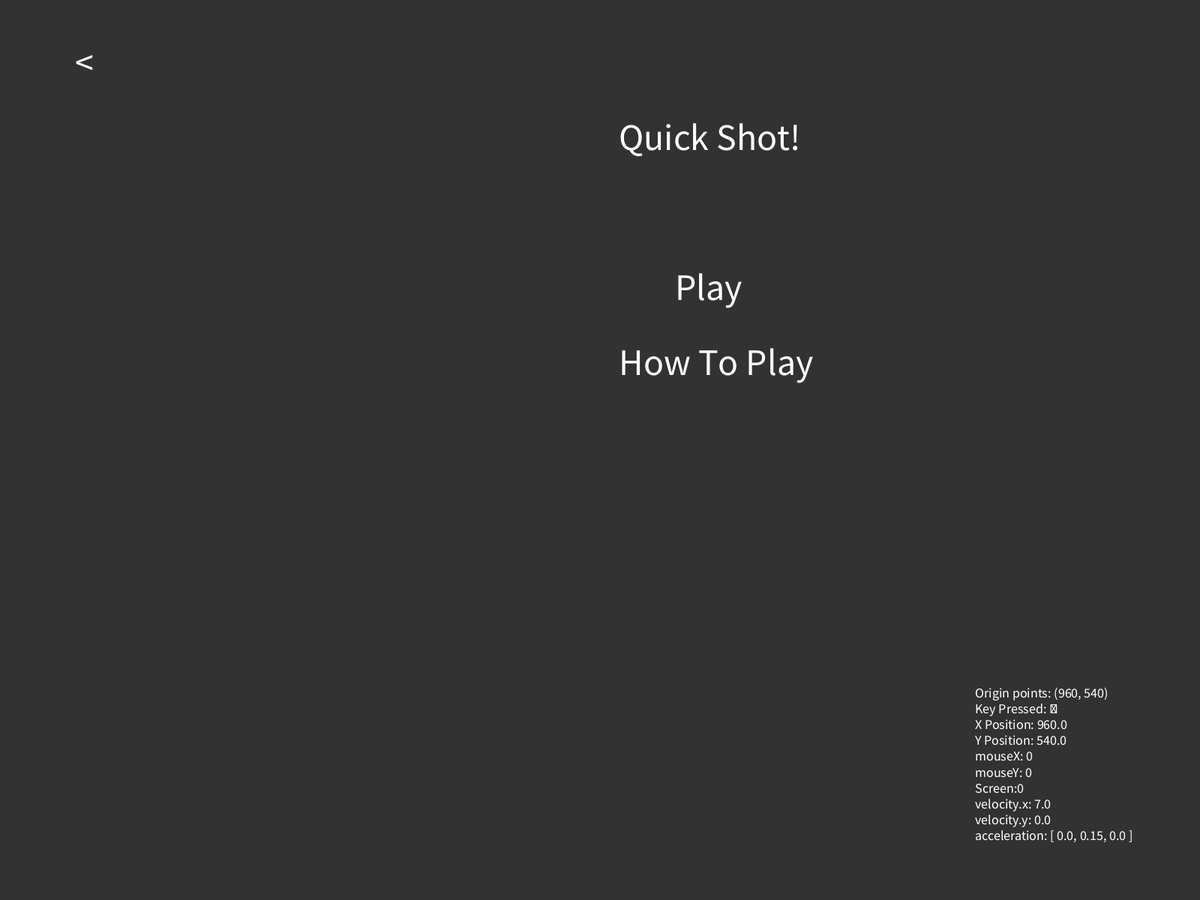
Frame 1 (no input)
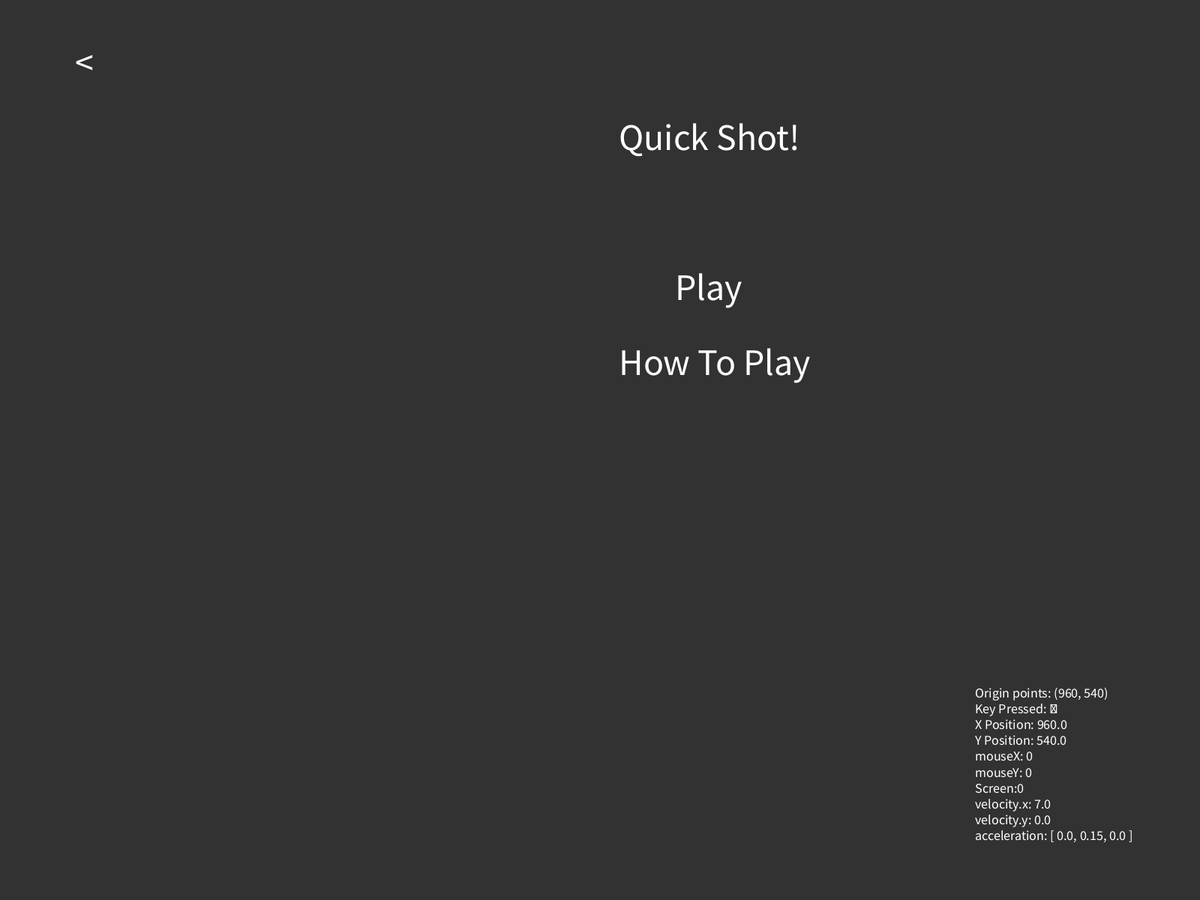
Frame 60 (the mouse pressed at the canvas centre just before this capture)
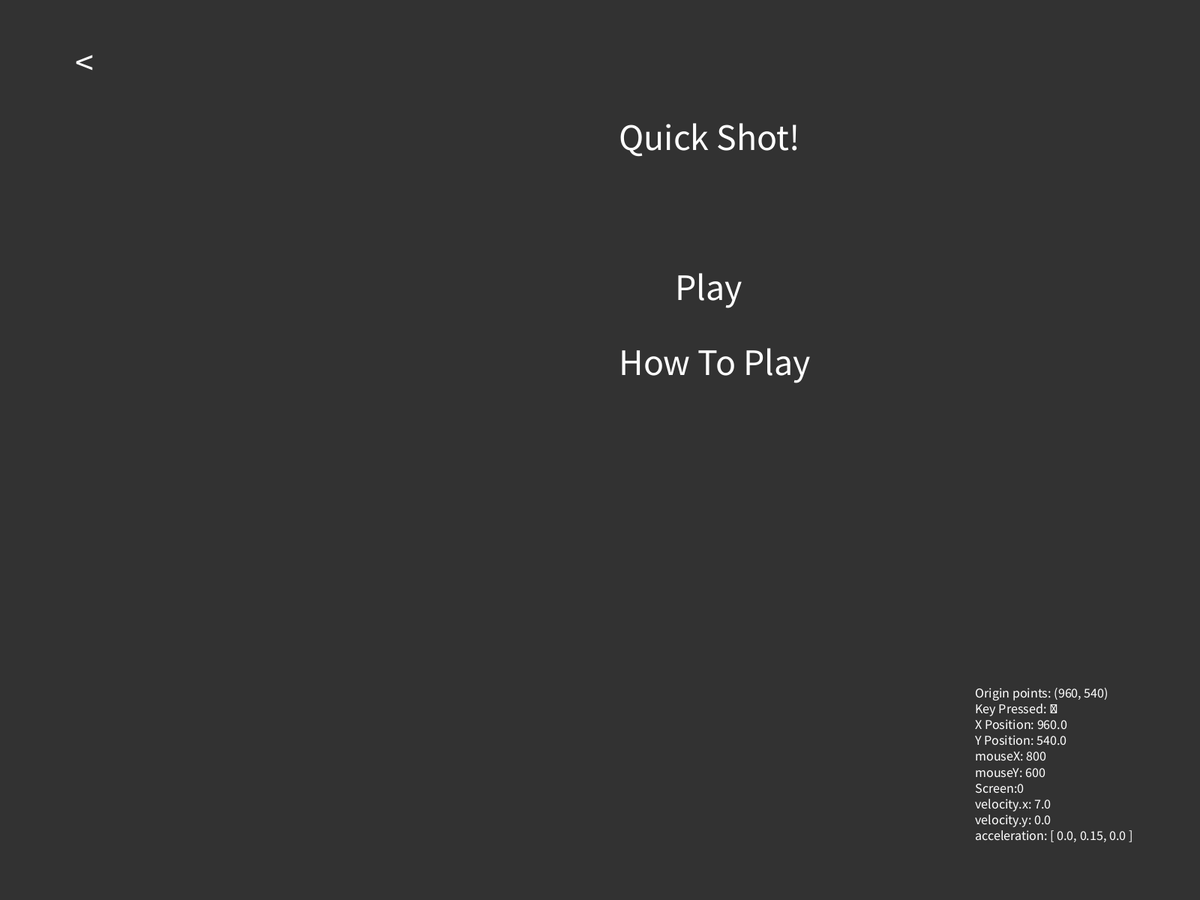
Frame 120 (the mouse held since frame 60 and released just before this capture)

The Processing sketch that drew these frames (run headless with seeded random() and noise(); from frame 60 on, the mouse is pressed at the canvas centre):

// Processing sketch: Shooter
// ── Shooter.pde
/*
screen 0: menu
 screen 1: how to play
 screen 2: game
 */
Game run = new Game();
Pong bonk = new Pong();
int screen = 0;
void setup() {
  fullScreen();
}

void draw() {
  if (screen==0) {
    background(50);
    run.showMenu();
  }
  if (screen==1) {
    background(50);
    run.howPlay();
  }
  if (screen==2) {
    background (50);
    run.showMap();
    run.showChar();
    if (keyPressed) {
      run.keyPressed();
      run.moveChar();
    }
    keyReleased();
    run.gravity();
    run.jump();
    run.climb();
    run.top();
  }
  if (screen == 3) {
    background(0);
    bonk.showBar();
    if (keyPressed) {
      bonk.keyPressed();
    }
    run.mousePressed();
    bonk.showBall();
    bonk.moveBall();
    bonk.blockBall();
    bonk.moveAI();
    bonk.hud();
    //bonk.debug();
  }
  if (mousePressed) {
    run.mousePressed();
  }
  run.hud();
  run.debug();
  //run.showGrid();
}
class Game {
  int originX = 1920/2;
  int originY = 1080/2;
  int charSpeed = 7;
  PVector pLoc = new PVector(originX, originY);
  PVector velocity = new PVector(charSpeed, 0);
  PVector acceleration = new PVector(0, .15);
  boolean up = false;
  boolean right = false;
  boolean down = false;
  boolean left = false;
  boolean fall = false;
  void hud() {
    textSize (50);
    fill(255);
    text("<", 100, 100);
  }
  void showMenu() {
    textSize(50);
    text ("Quick Shot!", 825, 200);
    text("Play", 900, 400);
    text("How To Play", 825, 500);
  }
  void howPlay() {
    textSize(50);
    text("Quick Shot!", 825, 100);
    text("How To Play", 825, 200);
    text("W: jump\nA: left\nS: climb down\nD: right", 800, 400);
  }
  void mousePressed() {
    if (screen==0) {
      if (mouseX>825 && mouseX<1075 && mouseY<500 && mouseY>460 ) {
        screen = 1;
      } else if (mouseX>900 && mouseX<1000 && mouseY>350 && mouseY<400) {
        screen = 2;
        run.newGame();
      }
    }

    if (mouseX>100 && mouseX<130 && mouseY>70 && mouseY<100 && (screen == 1 || screen == 2)) {
      screen = 0;
    }
    if (mouseX>100 && mouseX<130 && mouseY>70 && mouseY<100 && screen ==3) {
      screen = 2;
    }
  }
  void newGame() {
    originX = 1920/2;
    originY = 1080/2;
    charSpeed = 7;
    pLoc = new PVector(originX, originY);
    velocity = new PVector(charSpeed, 0);
    acceleration = new PVector(0, .25);
    up = false;
    right = false;
    down = false;
    left = false;
    fall = false;
  }
  void showChar() {
    fill(0, 102, 255);
    ellipse(pLoc.x, pLoc.y, 20, 20);
  }
  void showMap() {
    fill(200);
    noStroke();
    rect(0, 150, width, 200); //top ho
    rect(0, 440, width, 200); //middle ho
    rect(0, height-350, width, 200); //bottom ho
    rect(width/4, 150, 200, 780); //left vert
    fill(50);
    for (int i = 175; i <= height-150; i+=50) {
      rect(width/4, i, 200, 25);
    }
  }
  void keyPressed() {
    up = false;
    left = false;
    down = false;
    right = false;
    if (key == 'w'&&((pLoc.y>1080-165 || (pLoc.y >= 625 && pLoc.y<640) || (pLoc.y>=630 && pLoc.y<650)) || (pLoc.x < width/4+200 && pLoc.x > width/4))) {
      up = true;
    }
    if (key== 'a' && pLoc.x>10) {
      left = true;
      ;
    }
    if (key== 's') {
      down = true;
    }
    if (key== 'd' && pLoc.x<width-10) 
      right = true;
  }
  void moveChar() {
    if (pLoc.y>920) {
      pLoc.y = 920;
    }
    if (up) {
      jump();
    }
    if (right) {
      pLoc.x+=velocity.x;
    }
    if (left) {
      pLoc.x-=velocity.x;
    }
    if (down && pLoc.y< 923 && pLoc.x > width/4 && pLoc.x < width/4 + 200) {
      pLoc.y+=charSpeed;
    }
    if (pLoc.y> 640 && pLoc.y<730 && (pLoc.x>width/4+200 || pLoc.x < width/4)) {// middle
      pLoc.y = 630;
    }
    if (pLoc.y> 340 && pLoc.y<440 && (pLoc.x>width/4+200 || pLoc.x < width/4)) {// top
      pLoc.y = 340;
    }
  }
  void gravity() {
    if ((pLoc.x>width/4+200 || pLoc.x < width/4) && ((pLoc.y<1080-165 && pLoc.y>height-350) || (pLoc.y<625 && pLoc.y>440) || (pLoc.y<330 && pLoc.y>150))) {//bottom and middle and top
      pLoc.y+=velocity.y;
      velocity.add(acceleration);
    }
    if (pLoc.y>913) {//bottom
      velocity.y = 0;
      pLoc.y = 920;
    }
  }
  void jump() {
    if (up && (pLoc.x>width/4+200 || pLoc.x < width/4)) {
      velocity.y = -7;
      up = false;
      fall = true;
    }
    if (fall) { // bottom
      pLoc.y+=velocity.y;
      velocity.y+=acceleration.y;
      if (pLoc.y>=900) {
        fall = false;
      }
      if (pLoc.y> 640 && pLoc.y<730 && (pLoc.x>width/4+200 || pLoc.x < width/4)) {// middle
        pLoc.y = 630; 
        velocity.y = 0;
        fall = false;
      }
      if (pLoc.y== 340 && (pLoc.x>width/4+200 || pLoc.x < width/4)) {// top
        velocity.y = 0;
        fall = false;
      }
    }
  }
  void climb() {
    if (pLoc.x<width/4+200 && pLoc.x > width/4 && up) {
      pLoc.y-=7;
      up = false;
    }
  }
  void top() {
    if (pLoc.y<100) {
      screen = 3;
    }
  }
  void debug() {
    fill(255);
    textSize(18);
    text("Origin points: (" + originX + ", " + originY + ")\nKey Pressed: " + key + "\nX Position: " + pLoc.x + 
      "\nY Position: " + pLoc.y + "\nmouseX: " + mouseX + "\nmouseY: "
      + mouseY + "\nScreen:" + screen + "\nvelocity.x: " + velocity.x + "\nvelocity.y: " + velocity.y +
      "\nacceleration: " + acceleration, width-300, height-270);
  }
  void showGrid() {
    for (int c = 0; c<width; c+=50) {
      rect(c, 0, 1, height);
    }
    for (int r = 0; r<height; r+=50) {
      rect(0, r, width, 1);
    }
  }
}

// ── Pong.pde
class Pong {
  int barY = 150;
  int aiY = 150;
  int barSpeed = 2;
  //ball
  float xSpeed = 1.5;
  float ySpeed = random(-2, 2);
  int xPos = 400;
  int yPos = 200;

  void showBar() {
    fill (255);
    rect (775, barY, 25, 100);
    rect (0, aiY, 25, 100);
    rect(0, 400, 800, 10);
    rect(800, 0, 10, 400);
    textSize(30);
    text ("arrow keys to move and left mouse button to reset", 900, 75);
  }

  void keyPressed() {
    if (key == CODED) {
      if (barY<0) {
        barY=0;
      }
      if (barY>300) {
        barY=300;
      }
      if (keyCode==UP) {
        barY-=2;
      } else if (keyCode ==DOWN) {
        barSpeed = 2;
        barY+=2;
        
      }
    }
  }
  void mousePressed() {
    if (mousePressed) {
      barY = 150;
      barSpeed = 2;
      //ball
      xSpeed = 1.5;
      ySpeed = random(-2, 2);
      xPos = 400;
      yPos = 200;
    }
  }

  void showBall() {
    ellipse ( xPos, yPos, 15, 15);
  }

  void moveBall() {
    xPos+=xSpeed;
    yPos+=ySpeed;
  }

  void blockBall() {
    
        if (xPos<=25&&yPos>=aiY+75 &&yPos<=aiY+100) { // left side bottom
      xSpeed*=-1;
      xSpeed+=.5;
      ySpeed+=.5;
    } else if (xPos<=25&&yPos<=aiY+25&&yPos>=aiY) { // top
      xSpeed*=-1;
      xSpeed+=.5;
      ySpeed-=.5;
    } else if (xPos<=25 &&yPos>aiY+25&&yPos<aiY+75) { // center
      xSpeed*=-1;
      xSpeed+=.5;
    }
    
    if (xPos>=760&&yPos>=barY+75 &&yPos<=barY+100) { // right side bottom
      xSpeed*=-1;
      xSpeed-=.5;
      ySpeed+=.5;
    } else if (xPos>=760&&yPos<=barY+25&&yPos>=barY) { // top
      xSpeed*=-1;
      xSpeed-=.5;
      ySpeed-=.5;
    } else if (xPos>=760 &&yPos>barY+25&&yPos<barY+75) { // center
      xSpeed*=-1;
      xSpeed-=.5;
    }
    if (yPos<0||yPos>400) {//top and bottom
      ySpeed*=-1;
    }
  }
  void moveAI(){
    if(yPos>=aiY+50){
     aiY+=barSpeed; 
    } else if (yPos<=aiY+50){
     aiY-=barSpeed; 
    }
    if (aiY<0){
      aiY = 0;
    } else if (aiY>300){
     aiY = 300; 
    }
  }
  void hud() {
    textSize(20);
    text ("Speed: " + Math.abs(xSpeed), 375, 20);
    if (xPos>810) {
      xSpeed = 0;
      ySpeed = 0;
      textSize(50);
      text("GAME OVER\nClick to reset", 275, 200);
    } else if(xPos<0){
      xSpeed = 0;
      ySpeed = 0;
      xPos = -10;
      textSize(50);
     text("You win!", 300, 200); 
    }
  }
  void debug() {
    textSize(18);
    text("xSpeed: "+xSpeed+"\nySpeed: "+ySpeed+"\nxPos: "+xPos+"\nyPos: "+yPos+"\nbarY: "+barY+"\naiY: "+aiY, 600, 250);
  }
}
